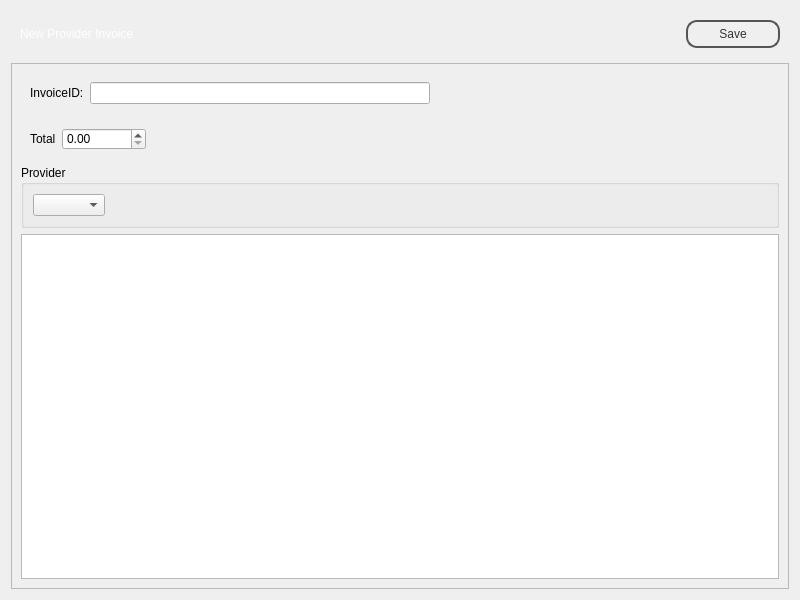
<?xml version="1.0" encoding="UTF-8"?>
<ui version="4.0">
 <class>NewProviderInvoiceView</class>
 <widget class="QWidget" name="NewProviderInvoiceView">
  <property name="geometry">
   <rect>
    <x>0</x>
    <y>0</y>
    <width>800</width>
    <height>600</height>
   </rect>
  </property>
  <property name="windowTitle">
   <string notr="true"/>
  </property>
  <property name="styleSheet">
   <string notr="true">#topFrame {
border: none;
background: qlineargradient(x1: 0, y1: 0, x2: 0, y2: 1,
stop: 0 #a6a6a6, stop: 0.08 #7f7f7f,
stop: 0.39999 #717171, stop: 0.4 #626262,
stop: 0.9 #4c4c4c, stop: 1 #333333);
}

#bottomFrame {
border: none;
background: white;
}

#topFrame QLabel {
color: #fff;
}

#topFrame QPushButton {
color: #333;
border: 2px solid #555;
border-radius: 11px;
padding: 5px;
background: qradialgradient(cx: 0.3, cy: -0.4,
fx: 0.3, fy: -0.4,
radius: 1.35, stop: 0 #fff, stop: 1 #888);
min-width: 80px;
}

#topFrame QPushButton:hover {
background: qradialgradient(cx: 0.3, cy: -0.4,
fx: 0.3, fy: -0.4,
radius: 1.35, stop: 0 #fff, stop: 1 #bbb);
}

#topFrame QPushButton:pressed {
background: qradialgradient(cx: 0.4, cy: -0.1,
fx: 0.4, fy: -0.1,
radius: 1.35, stop: 0 #fff, stop: 1 #ddd);
}
</string>
  </property>
  <layout class="QVBoxLayout" name="verticalLayout">
   <item>
    <widget class="QFrame" name="topFrame">
     <property name="sizePolicy">
      <sizepolicy hsizetype="Preferred" vsizetype="Fixed">
       <horstretch>0</horstretch>
       <verstretch>0</verstretch>
      </sizepolicy>
     </property>
     <property name="frameShape">
      <enum>QFrame::StyledPanel</enum>
     </property>
     <property name="frameShadow">
      <enum>QFrame::Raised</enum>
     </property>
     <layout class="QHBoxLayout" name="horizontalLayout">
      <item>
       <widget class="QLabel" name="titleLabel">
        <property name="text">
         <string>New Provider Invoice</string>
        </property>
       </widget>
      </item>
      <item>
       <spacer name="horizontalSpacer">
        <property name="orientation">
         <enum>Qt::Horizontal</enum>
        </property>
        <property name="sizeHint" stdset="0">
         <size>
          <width>548</width>
          <height>20</height>
         </size>
        </property>
       </spacer>
      </item>
      <item>
       <widget class="QPushButton" name="savePushButton">
        <property name="text">
         <string>Save</string>
        </property>
       </widget>
      </item>
     </layout>
    </widget>
   </item>
   <item>
    <widget class="QFrame" name="providerDataFrame">
     <property name="frameShape">
      <enum>QFrame::StyledPanel</enum>
     </property>
     <property name="frameShadow">
      <enum>QFrame::Raised</enum>
     </property>
     <layout class="QVBoxLayout" name="verticalLayout_4">
      <item>
       <widget class="QWidget" name="nameFormWidget" native="true">
        <layout class="QHBoxLayout" name="horizontalLayout_5">
         <item>
          <widget class="QLabel" name="invoiceabel">
           <property name="text">
            <string>InvoiceID:</string>
           </property>
          </widget>
         </item>
         <item>
          <widget class="QLineEdit" name="invoiceLineEdit"/>
         </item>
         <item>
          <spacer name="horizontalSpacer_4">
           <property name="orientation">
            <enum>Qt::Horizontal</enum>
           </property>
           <property name="sizeHint" stdset="0">
            <size>
             <width>332</width>
             <height>20</height>
            </size>
           </property>
          </spacer>
         </item>
        </layout>
       </widget>
      </item>
      <item>
       <widget class="QWidget" name="phoneFormWidget" native="true">
        <layout class="QHBoxLayout" name="horizontalLayout_7">
         <item>
          <widget class="QLabel" name="totalLabel">
           <property name="text">
            <string>Total</string>
           </property>
          </widget>
         </item>
         <item>
          <widget class="QDoubleSpinBox" name="totalDoubleSpinBox">
           <property name="maximum">
            <double>999999.989999999990687</double>
           </property>
          </widget>
         </item>
         <item>
          <spacer name="horizontalSpacer_5">
           <property name="orientation">
            <enum>Qt::Horizontal</enum>
           </property>
           <property name="sizeHint" stdset="0">
            <size>
             <width>330</width>
             <height>20</height>
            </size>
           </property>
          </spacer>
         </item>
        </layout>
       </widget>
      </item>
      <item>
       <widget class="QGroupBox" name="providerGroupBox">
        <property name="title">
         <string>Provider</string>
        </property>
        <layout class="QHBoxLayout" name="horizontalLayout_8">
         <item>
          <widget class="QComboBox" name="providerComboBox"/>
         </item>
         <item>
          <spacer name="horizontalSpacer_7">
           <property name="orientation">
            <enum>Qt::Horizontal</enum>
           </property>
           <property name="sizeHint" stdset="0">
            <size>
             <width>662</width>
             <height>20</height>
            </size>
           </property>
          </spacer>
         </item>
        </layout>
       </widget>
      </item>
      <item>
       <widget class="QListWidget" name="productsListWidget">
        <property name="selectionMode">
         <enum>QAbstractItemView::NoSelection</enum>
        </property>
       </widget>
      </item>
     </layout>
    </widget>
   </item>
  </layout>
 </widget>
 <resources/>
 <connections/>
</ui>
